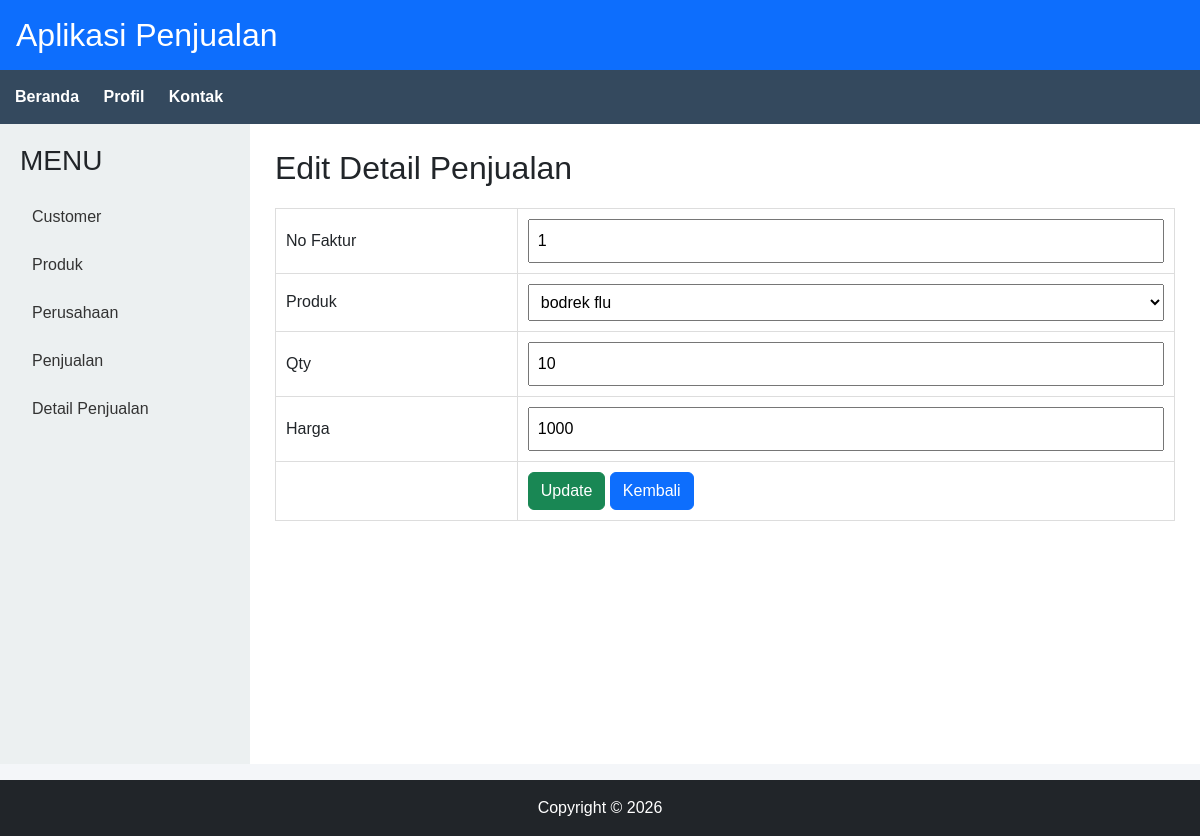
The page /detail_faktur/edit.php?faktur=1&produk=1 on the database its author committed.
### tables this page shows
CREATE TABLE `detail_faktur` (
  `id_produk` int NOT NULL,
  `no_faktur` int NOT NULL,
  `qty` int NOT NULL,
  `price` int NOT NULL
);

CREATE TABLE `produk` (
  `id_produk` int NOT NULL,
  `nama_produk` varchar(255) NOT NULL,
  `price` int NOT NULL,
  `jenis` varchar(255) NOT NULL,
  `stock` int NOT NULL
);

### detail_faktur/edit.php (the view, shortened to what this page needs)
<?php
include '../config/koneksi.php';
$no_faktur = $_GET['faktur'];
$id_produk = $_GET['produk'];
$data = mysqli_fetch_assoc(
    mysqli_query(
        $koneksi,
        "SELECT *
        FROM detail_faktur
        WHERE no_faktur='$no_faktur'
        AND id_produk='$id_produk'"
    )
);
$produk = mysqli_query(
    $koneksi,
    "SELECT * FROM produk"
);
if (isset($_POST['id_produk'])) {
    $produkDipilih = mysqli_fetch_assoc(
        mysqli_query(
            $koneksi,
            "SELECT * FROM produk
            WHERE id_produk='$_POST[id_produk]'"
        )
    );
    $harga = $produkDipilih['price'];
} else {
    $harga = $data['price'];
}
include '../assets/header.php';
include '../assets/navigation.php';
?>
<div class="main">
    <?php include '../assets/sidebar.php'; ?>
    <div class="content">
        <h2>Edit Detail Penjualan</h2>
        <form method="POST">
            <table>
                <tr>
                    <td>No Faktur</td>
                    <td>
                        <input type="number" value="<?= $data['no_faktur']; ?>" readonly>
                    </td>
                </tr>
                <tr>
                    <td>Produk</td>
                    <td>
                        <select name="id_produk" onchange="this.form.submit()">
                            <?php while ($p = mysqli_fetch_assoc($produk)) { ?>
                                <option value="<?= $p['id_produk']; ?>" <?= ($p['id_produk'] == $data['id_produk']) ? 'selected' : ''; ?>>
                                    <?= $p['nama_produk']; ?>
                                </option>
                            <?php } ?>
                        </select>
                    </td>
                </tr>
                <tr>
                    <td>Qty</td>
                    <td>
                        <input type="number" name="qty" value="<?= $data['qty']; ?>" required>
                    </td>
                </tr>
                <tr>
                    <td>Harga</td>
                    <td>
                        <input type="number" name="price" value="<?= $harga; ?>" readonly>
                    </td>
                </tr>
                <tr>
                    <td></td>
                    <td>
                        <button type="submit" name="update" class="btn btn-success">
                            Update
                        </button>
                        <a href="index.php" class="btn btn-primary">
                            Kembali
                        </a>
                    </td>
                </tr>
            </table>
        </form>
    </div>
</div>
<?php include '../assets/footer.php'; ?>

### assets/style.css (style rules this page uses)
* { margin: 0; padding: 0; box-sizing: border-box; }
body { font-family: Arial, Helvetica, sans-serif; background: #f4f6f9; }
.main { display: flex; min-height: calc(100vh - 160px); }
.content { flex: 1; background: white; padding: 25px; }
.content h2 { margin-bottom: 20px; }
table { width: 100%; border-collapse: collapse; margin-top: 15px; }
table th, table td { border: 1px solid #ddd; padding: 10px; }
input, select, textarea { width: 100%; padding: 8px; }

### rows shown on the page
detail_faktur: no_faktur "1", id_produk "bodrek flu", qty "10", price "1000"
